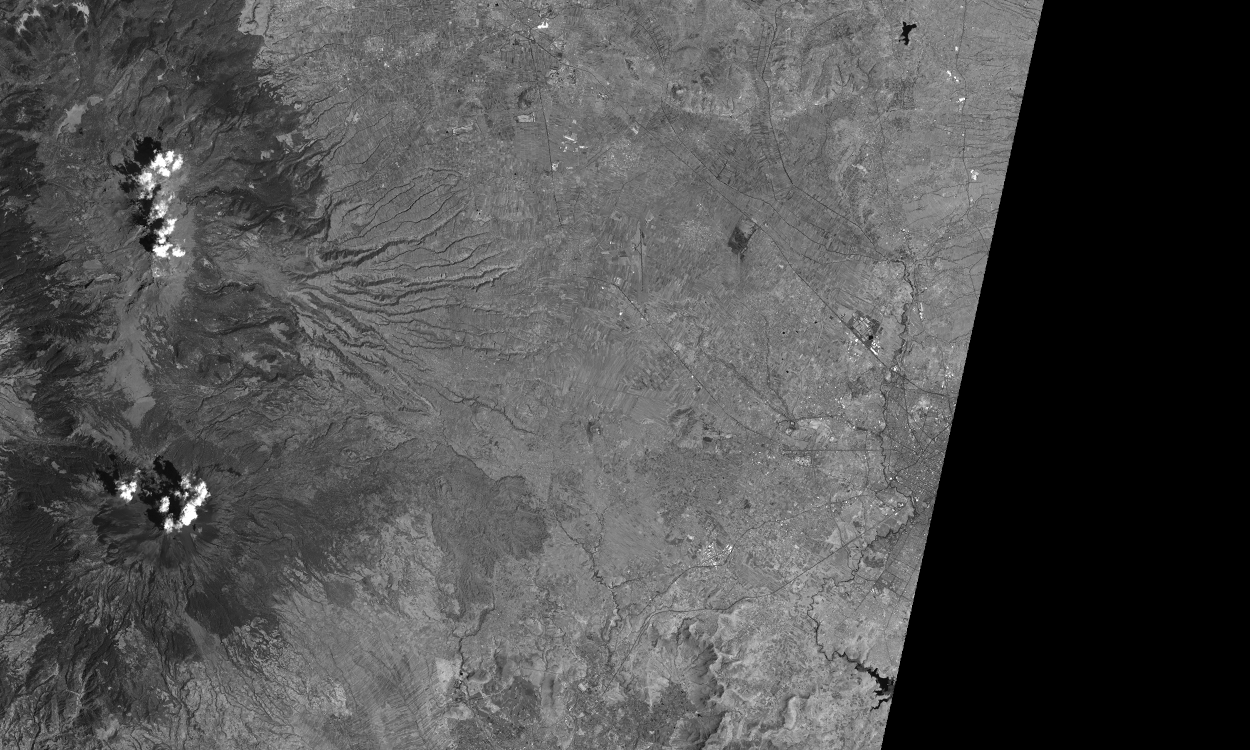
%> input picture Practica 3/Imagenes/zonaA_b5.tif, 2500 x 1500 px (shown at 1/2 size)
$ octave P3_2.m   (GNU Octave 9; MATLAB toolbox functions it lacks are replaced by stand-ins)
%> lines starting %> are read from the running program, lines starting %| are printed output that depends on the picture
clear variables; close all; clc;

% Seleccionar una imagen tipo tif o tiff utilizando el explorador de
% archivos.
Satelite1 = imread('Imagenes/zonaA_b5.tif');
%> Satelite1 is the input picture: size 1500x2500 uint8; min 0, max 255, mean 79.5
Satelite2 = imread('Imagenes/zonaB_b5.tif');
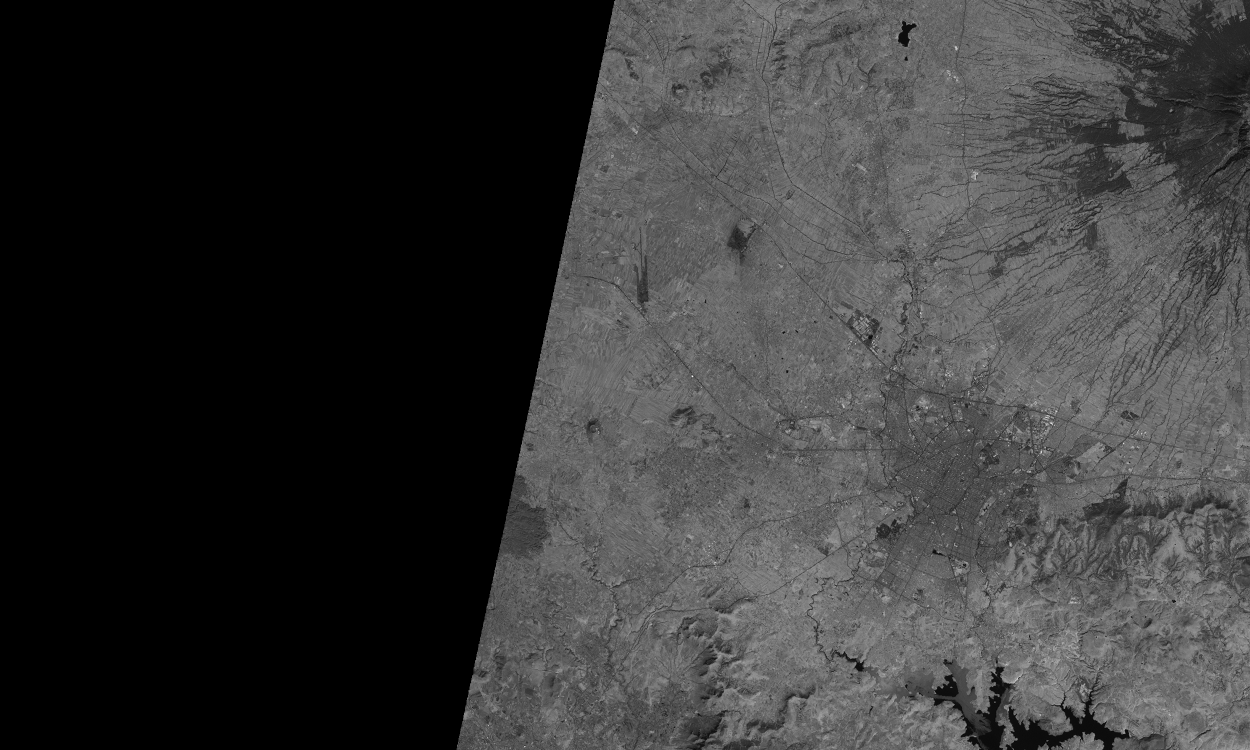
%> input picture Practica 3/Imagenes/zonaB_b5.tif, 2500 x 1500 px (shown at 1/2 size)
%> Satelite2 is the input picture: size 1500x2500 uint8; min 0, max 255, mean 54.9

figure(1); imshow(Satelite1); title('Imagen Satelital 1 Original');
figure(2); imshow(Satelite2); title('Imagen Satelital 2 Original');

% Inciso A. Desplegar las im�genes satelitales cortando o eliminando las
% zonas donde la informaci�n es nula. Desplegar adem�s el histograma
% correspondiente a cada una de ellas.

recorteA = imcrop(Satelite1,[0 0 1761 1500]);
recorteB = imcrop(Satelite2,[1229.5 0.5 1271 1500]);
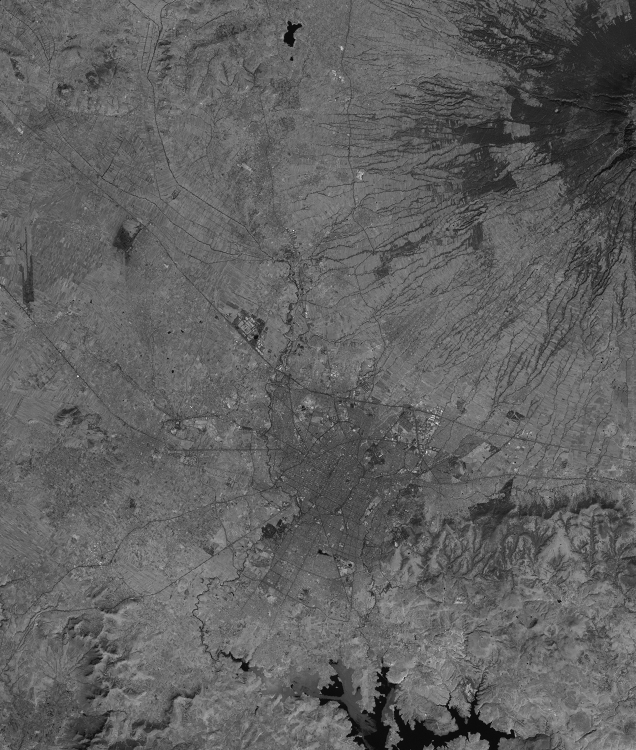
%> recorteB: size 1500x1271 uint8 (shown at 1/2 size); min 0, max 255, mean 96.3
histA = imhist(recorteA);
%> histA = 256 values, max 39615 at index 113, min 0 at index 1, mean 10318.4
histB = imhist(recorteB);
%> histB = 256 values, max 39535 at index 105, min 0 at index 236, mean 7447.3

figure();
subplot(1,2,1); imshow(recorteA); title('Imagen Satelital 1 Recortada');
subplot(1,2,2); plot(histA); title('Histograma 1');
figure();
subplot(1,2,1); imshow(recorteB); title('Imagen Satelital 2 Recortada');
subplot(1,2,2); plot(histB); title('Histograma 2');
pause;

% Inciso B. Desplegar el mosaico que resulta de unir las dos im�genes
% satelitales sin el uso de la t�cnica de especifaci�n del histograma.

unionB = imfuse(recorteA,recorteB,'montage');
figure();
imshow(unionB);
title('Imagenes unidas sin especificacion de histograma');
pause;

% Inciso C. Desplegar la zona de traslape y su histograma.
recorteAc = imcrop(Satelite1,[910 0 1179 1500]);
recorteBc = imcrop(Satelite2,[910 0 1179 1500]);
unionABc = imfuse(recorteAc,recorteBc,'blend');
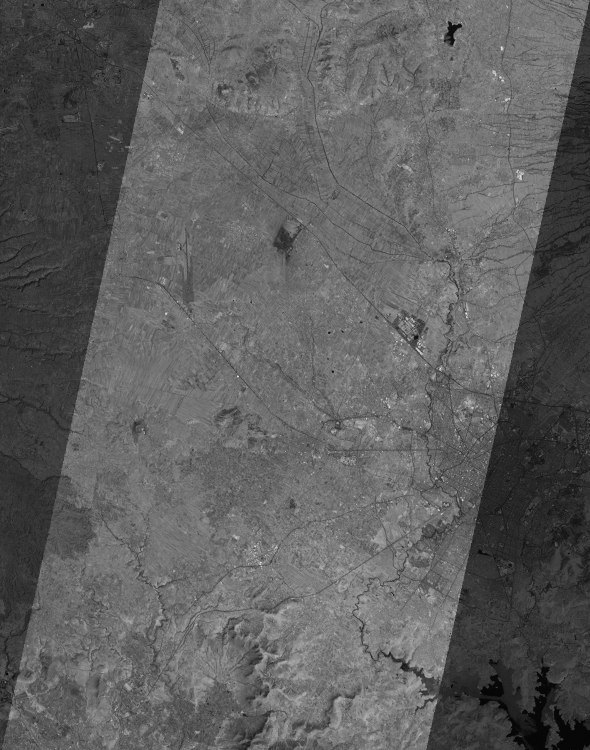
%> unionABc: size 1500x1180 uint8 (shown at 1/2 size); min 1, max 255, mean 94.3
histoABc = imhist(unionABc);
%> histoABc = 256 values, max 32661 at index 115, min 0 at index 1, mean 6914.1
figure();
subplot(1,2,1);
imshow(unionABc);
title('Zona de traslape');
subplot(1,2,2);
plot(histoABc);
title('Histograma del traslape');
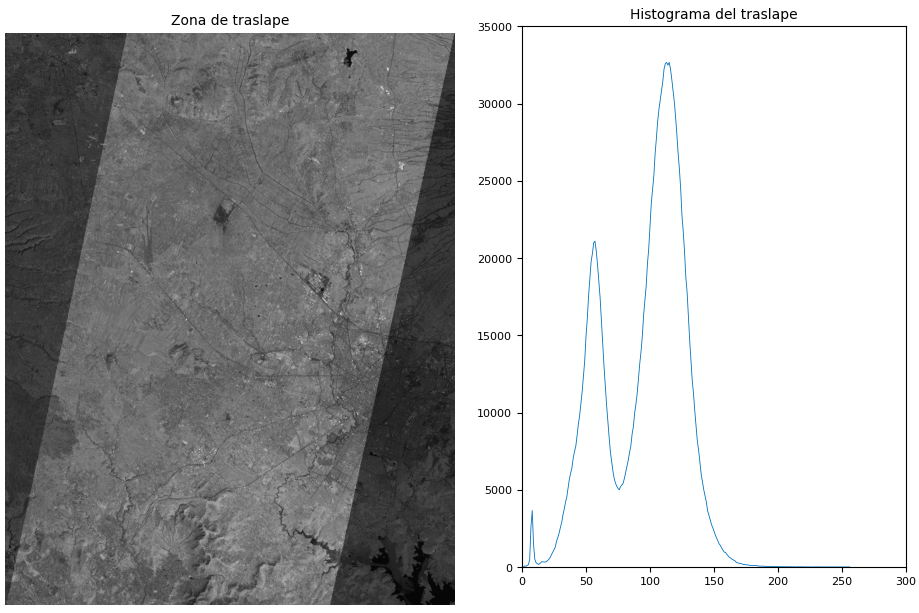
%> figure redrawn from the program's plot data, 2 panels
pause;

% Inciso D. Desplegar las im�genes satelitales recortadas, cuyos
% histogramas han sido especificados con el histograma del inciso anterior.
% Desplegar adem�s el histograma correspondiente a cada una de ellas.
recorteAD = histeq(recorteA,histoABc);
recorteBD = histeq(recorteB,histoABc);
histoAD = imhist(recorteAD);
%> histoAD = 256 values, max 79047 at index 110, min 0 at index 10, mean 10318.4
histoBD = imhist(recorteBD);
%> histoBD = 256 values, max 39535 at index 109, min 0 at index 2, mean 7447.3

figure();
subplot(1,2,1);
imshow(recorteAD);
title('Imagen 1 con especificaci�n');
subplot(1,2,2);
plot(histoAD);
title('Histograma 1 con especificaci�n');

figure();
subplot(1,2,1);
imshow(recorteBD);
title('Imagen 2 con especificaci�n');
subplot(1,2,2);
plot(histoBD);
title('Histograma 2 con especificaci�n');
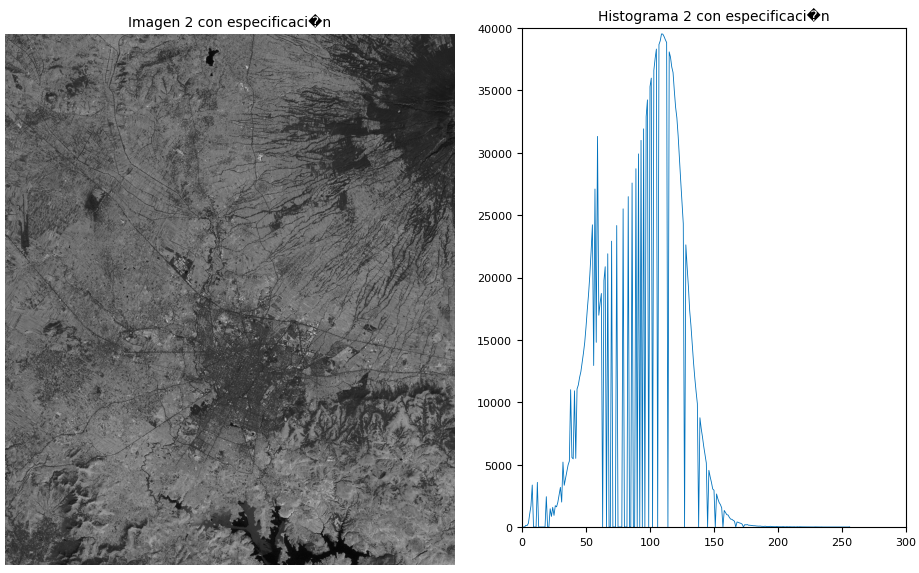
%> figure redrawn from the program's plot data, 2 panels

figure();
subplot(2,2,1);
imshow(recorteA);
title('Imagen 1 Recortada sin especificaci�n');
subplot(2,2,2);
plot(histA);
subplot(2,2,3);
imshow(recorteAD);
title('Imagen 1 Recortada con especificaci�n');
subplot(2,2,4);
plot(histoAD);
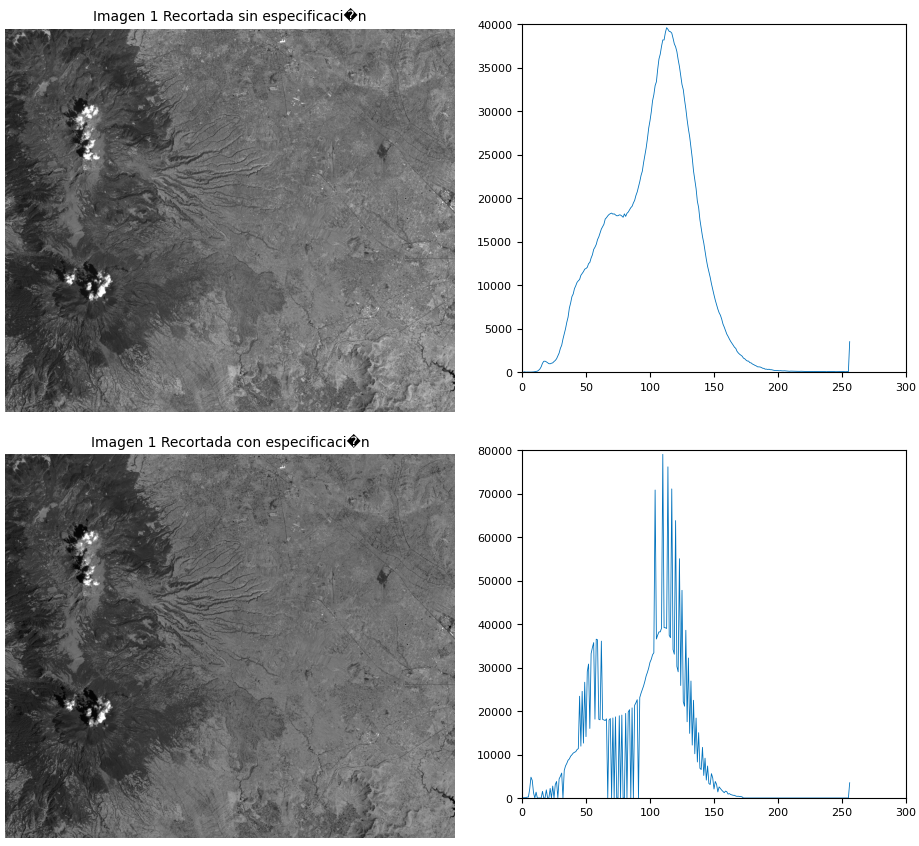
%> figure redrawn from the program's plot data, 4 panels

figure();
subplot(2,2,1);
imshow(recorteB);
title('Imagen 2 Recortada sin especificaci�n');
subplot(2,2,2);
plot(histB);
subplot(2,2,3);
imshow(recorteBD);
title('Imagen 2 Recortada con especificaci�n');
subplot(2,2,4);
plot(histoBD);
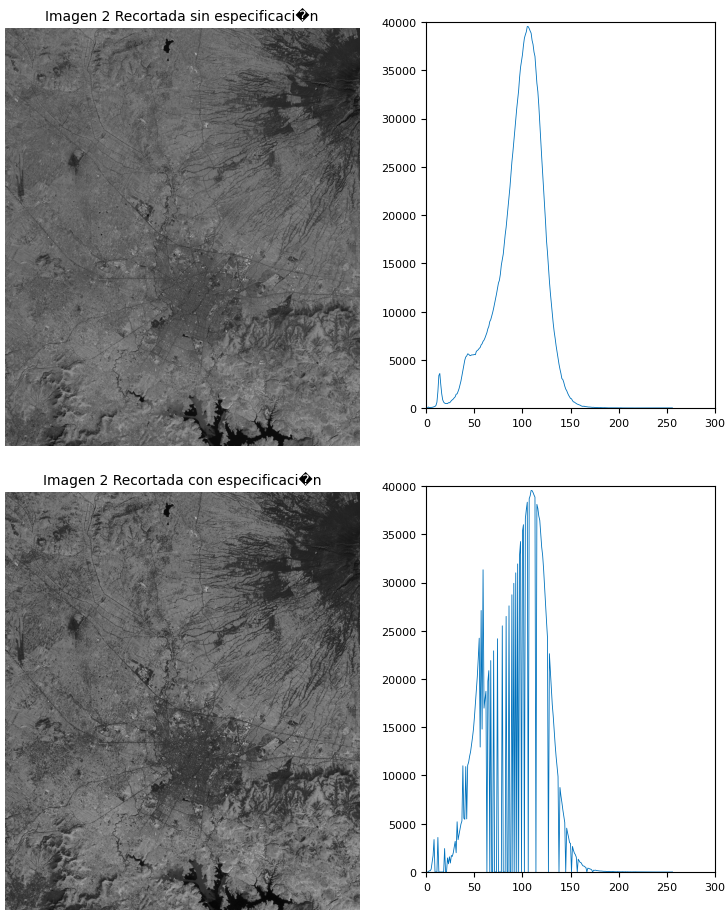
%> figure redrawn from the program's plot data, 4 panels
% Inciso E. Desplegar el mosaico que resulta de unir las dos im�genes
% satelitales despu�s de la especificaci�n del histograma. Desplegar
% tambi�n el histograma del mosaico.

% Inciso F. Especificar el histograma del mosaico usando 128,64,32,16,8 y 2
% niveles de cuantizaci�n.
